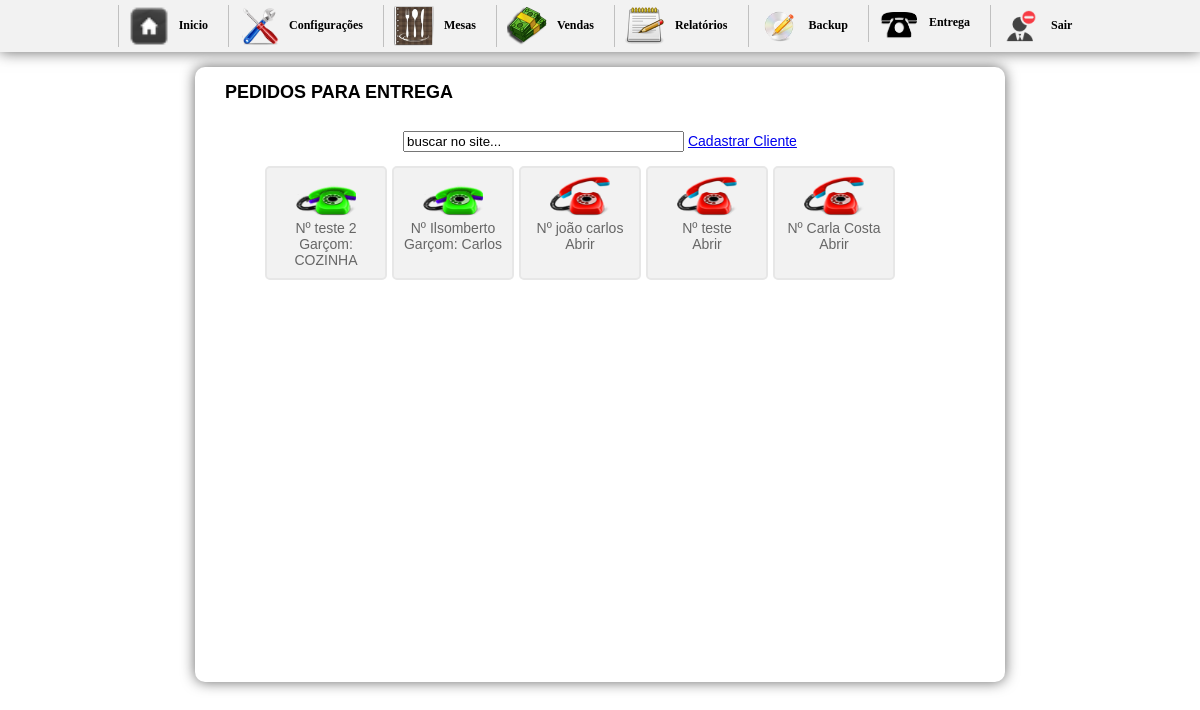
/inicio2.php?btn=entrega (signed in), run on the app's committed database.
### tables this page shows
CREATE TABLE `pedido` (
  `id_mesa` int(10) NOT NULL AUTO_INCREMENT,
  `numero` int(10) NOT NULL,
  `idGarcon` varchar(200) NOT NULL,
  `situacao` int(1) NOT NULL,
  `email` varchar(50) DEFAULT NULL,
  `nome` varchar(50) DEFAULT NULL,
  `sobrenome` varchar(50) DEFAULT NULL,
  `telefone` varchar(30) DEFAULT NULL,
  `bairro` varchar(50) DEFAULT NULL,
  `rua` varchar(50) DEFAULT NULL,
  `numerocasa` varchar(20) DEFAULT NULL,
  `detalhes` longtext,
  PRIMARY KEY (`id_mesa`)
);

CREATE TABLE `garcon` (
  `idGarcon` int(10) NOT NULL AUTO_INCREMENT,
  `nomeGarcon` varchar(200) NOT NULL,
  `login` varchar(20) NOT NULL,
  `senha` varchar(20) NOT NULL,
  `nv` int(1) NOT NULL,
  PRIMARY KEY (`idGarcon`)
);

### entrega.php (the view, shortened to what this page needs)
<h1> &nbsp;&nbsp;&nbsp;PEDIDOS PARA ENTREGA</h1>
<div id="mesas">
<div class="div"><center>
    <form method="post" action=""><br />
      <input size="32" type="text" class="busca" id="busca" name="buscar" value="buscar no site..." onfocus="if (this.value == 'buscar no site...') this.value = '';" onblur="if (this.value == '') this.value = 'buscar no site...';" />
      <a href="inicio.php?btn=cadastroclientes">Cadastrar Cliente </a>
    </form></center>
  </div>
<ul>
	<?php
		$sql = mysqli_query($db,"SELECT * FROM pedido ORDER BY id_mesa DESC LIMIT 20");
		foreach($sql->fetch_all(MYSQLI_ASSOC) as $ver){
			$situacao = $ver['situacao'];
			$id_mesa = $ver['id_mesa'];
			$numero = $ver['nome'];
			$idGarcon = $ver['idGarcon'];
			$gar = mysqli_query($db,"SELECT * FROM garcon WHERE idGarcon='$idGarcon'");
			$bosta = $gar->fetch_assoc();
			$nomeGarcon = $bosta['nomeGarcon'];
			if($situacao == 0){
				$img = "<img src='imagens/restaurant_p.png' width='60' height='47' border='0'>";
			}else{
			$img = "<img src='imagens/restaurant_pverde.png' width='60' height='47' border='0'>";
			}
	?>
	<li><a href="?btn=vendapedido&id_mesa=<?php echo $id_mesa ?>&idGarcon=<?php echo $idGarcon ?>"><?php echo $img; echo "<br/>";  echo 'Nº '.$numero;  echo "<br/>"; if($situacao == 1){echo "Garçom: ".$nomeGarcon; }else{echo "Abrir";} ?></a></li>
<?php }?>
</ul>
</div>

### css/css.css (style rules this page uses)
body { margin-left: 0px;margin-top: 0px;margin-right: 0px;margin-bottom: 0px; background-color:#FFF; font-family:Verdana, Geneva, sans-serif; font-size:14px; }
h1 { font-size:18px; margin-top:0; }
#mesas { width:750px; height:500px; margin:0 auto; background:#FFF; border-radius:5px; overflow:auto; }
#mesas ul li a:link { text-decoration:none; color:#666; cursor:pointer; display:block; }
#mesas li { float:left; margin-right:5px; margin-bottom:5px; list-style:none; border-radius:5px; border:2px solid #e7e7e7; text-align:center; padding:5px; width:108px; height:100px; background-color:#f2f2f2; cursor:pointer; display:block; }

### data on the page
pedido: situacao 1 (drawn), nome "teste 2", idGarcon.nomeGarcon "COZINHA"
pedido: situacao 1 (drawn), nome "Ilsomberto", idGarcon.nomeGarcon "Carlos"
pedido: situacao 0 (drawn), nome "joão carlos"
pedido: situacao 0 (drawn), nome "teste"
pedido: situacao 0 (drawn), nome "Carla Costa"
